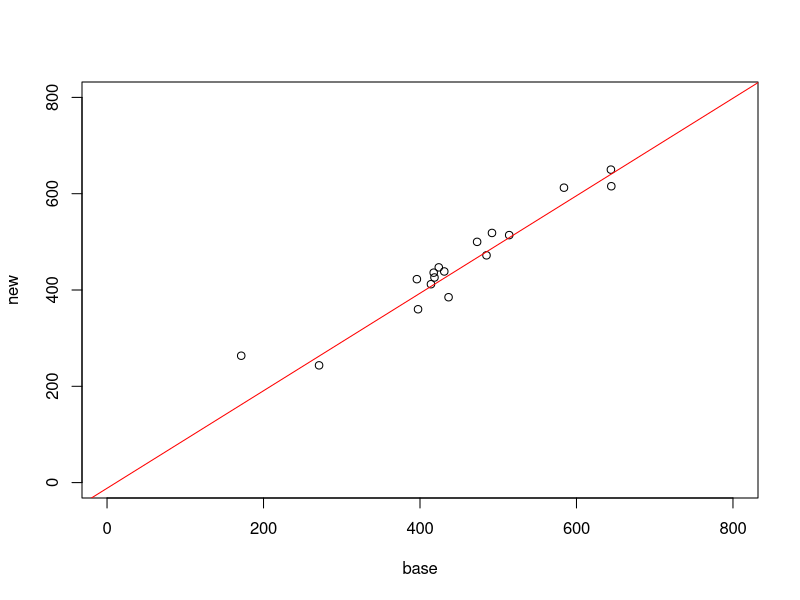
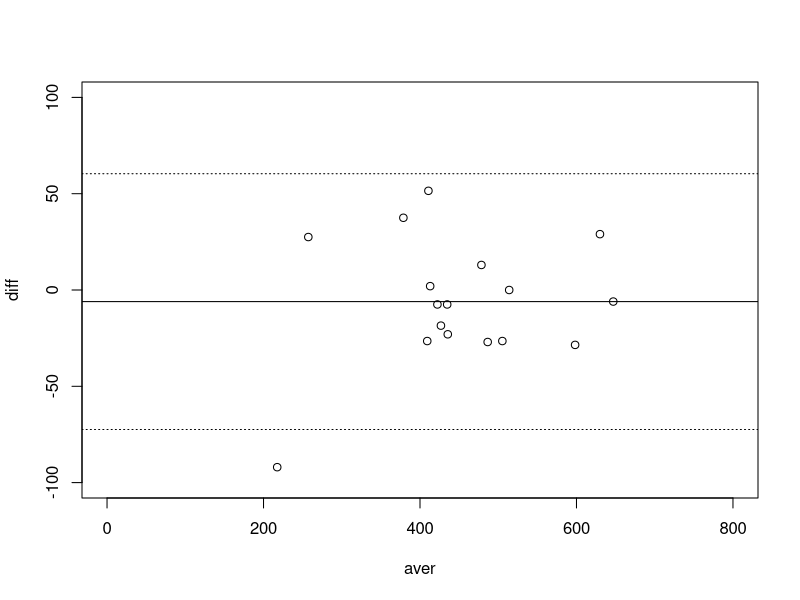

Write R code to recreate these figures, in order.

m <- c(1, 494, 490, 512, 525,
       2, 395, 397, 430, 415,
       3, 516, 512, 520, 508,
       4, 434, 401, 428, 444,
       5, 476, 470, 500, 500,
       6, 557, 611, 600, 625,
       7, 413, 415, 364, 460,
       8, 442, 431, 380, 390,
       9, 650, 638, 658, 642,
       10, 433, 429, 445, 432,
       11, 417, 420, 432, 420,
       12, 656, 633, 626, 605,
       13, 267, 275, 260, 227,
       14, 478, 492, 477, 467,
       15, 178, 165, 259, 268,
       16, 423, 372, 350, 370,
       17, 427, 421, 451, 443)

m <- matrix(m, nrow = 17, ncol = 5, byrow = TRUE)

m

# dt <- data.frame(base = c(m[,2], m[,3]),
#                  new  = c(m[,4], m[,5]))

dt <- data.frame(base = (m[,2] + m[,3]) / 2,
                 new =  (m[,4] + m[,5]) / 2)

r <- lm(base ~ new, data = dt)

coef <- coefficients(r)

plot(dt, xlim = c(0,800), ylim = c(0,800))
abline(r, col = "red")

cor(dt$base, dt$new)

diff <- dt$base - dt$new
aver <- rowMeans(dt[,c("base", "new")])

plot(aver, diff, xlim = c(0, 800), ylim = c(-100, 100))
abline(h = mean(diff))
abline(h = mean(diff) - 2 * sd(diff), lty = 3)
abline(h = mean(diff) + 2 * sd(diff), lty = 3)

# the sample size 
n <- dim(dt)[[1]]

# the mean of the difference
d <- mean(diff)

# the standard deviation of the difference
s <- sd(diff)

# limits of agreement
llim <- d - (2 * s)
ulim <- d + (2 * s)

# value t from a t table 
tval <- 2.12

# the standard error of d
se <- sqrt(s ^ 2 / n)

# the 95% confidence interval for the bias
d - (tval * se)
d + (tval * se)

# the standard error for the limits
sel <- sqrt((3 * (s ^ 2)) / n)

# confidence interval for the lower limit
llim - (tval * sel)
llim + (tval * sel)

# the confidence interval for the upper limit
ulim - (tval * sel)
llim + (tval * sel)
